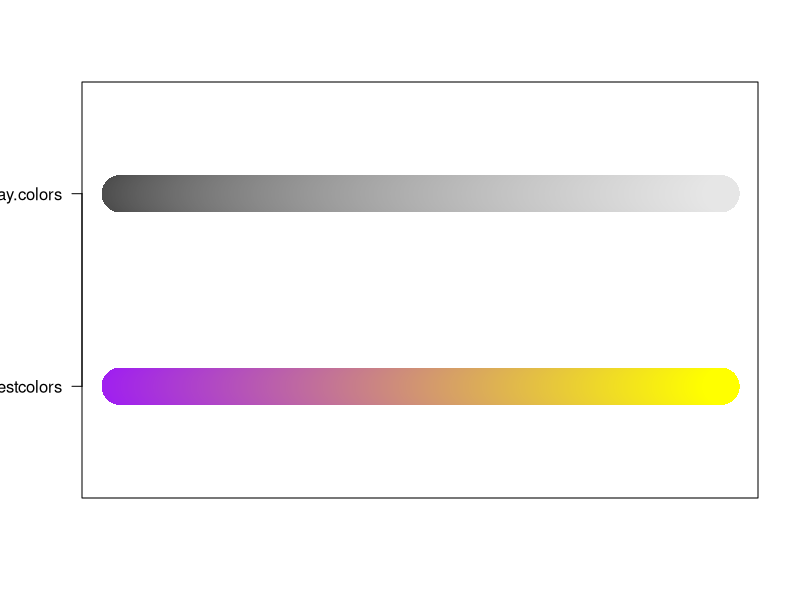

Source code (R): (Note: this script raises an error after producing the figure.)
#The book ----
col2rgb("yellow")
rgb(0,3,12,maxColorValue = 255)
?rgb
pcol <- function(cols){
      n <- length(cols)
      dev.new(width=7,height=7)
      par(mar=rep(1,4))
      plot(1:5,1:5,type="n",xaxt="n",yaxt="n",ann=FALSE)
      for(i in 1:n){
            pt <- locator(1)
            rgbval <- col2rgb(cols[i])
            points(pt,cex=4,pch=19,col=cols[i])
            text(pt$x+1,
                 pt$y,
                 family="mono",
                 label=paste("\"",cols[i],
                             "\"","\nR: ",rgbval[1],"  G: ",
                             rgbval[2],"  B: ",rgbval[3],"\nhex: ",
                             rgb(t(rgbval),maxColorValue=255),sep=""))
      }
}

puryel.colors<-colorRampPalette(colors=c("purple","yellow"))
testcolors<-puryel.colors(500)

dev.new(height=3,whidth=8)
plot(1,1, type="n",xaxt="n",yaxt="n",ann=F,xlim=c(-10,510),ylim=c(0.5,2.5),
     ylab=c("testcolors","gray.colors"))
points(x=rep(1:500,2),y=rep(1:2,each=500),
       col=c(testcolors,gray.colors(500)),
             pch=16,
       cex=5)
axis(2,at=1:2,labels=c("testcolors","gray.colors"),las=1)

normalize<-function(datavec){
      lo<-min(datavec,na.rm=TRUE)
      up<-max(datavec,na.rm=TRUE)
      datanorm<-(datavec-lo)/(up-lo)
      return(datanorm)
}

surv <- na.omit(survey[,c("Wr.Hnd","NW.Hnd","Height")])

#

NW.pal <- colorRampPalette(colors=c("red4","yellow2"))

#

k <- 5
ryc <- NW.pal(k)
ryc

#

NW.breaks <- seq(min(surv$NW.Hnd),max(surv$NW.Hnd),length=k+1)
NW.breaks

#

NW.fac <- cut(surv$NW.Hnd,breaks=NW.breaks,include.lowest=TRUE)
as.numeric(NW.fac)
NW.cols <- ryc[as.numeric(NW.fac)]
NW.cols

#

plot(surv$Wr.Hnd,surv$Height,col=NW.cols,pch=19)

#

normalize <- function(datavec){
      lo <- min(datavec,na.rm=TRUE)
      up <- max(datavec,na.rm=TRUE)
      datanorm <- (datavec-lo)/(up-lo)
      return(datanorm)
}

normalize <- function(datavec){
      lo <- min(datavec,na.rm=TRUE)
      up <- max(datavec,na.rm=TRUE)
      datanorm <- (datavec-lo)/(up-lo)
      return(datanorm)
}

#

surv$NW.Hnd
normalize(surv$NW.Hnd)

#
NW.pal<-colorRampPalette(colors=c("red4","yellow2"))
NW.pal2 <- colorRamp(colors=c("red4","yellow2"))

#

ryc2 <- NW.pal2(normalize(surv$NW.Hnd))

#

NW.cols2 <- rgb(ryc2,maxColorValue=255)
NW.cols2

#

library("shape")
dev.new()
par(mar=c(10,10,10,10),xpd=NA)
plot(surv$Wr.Hnd,surv$Height,col=NW.cols2,pch=19,
     xlab="Writing handspan (cm)",ylab="Height (cm)")
colorlegend(NW.pal(200),zlim=range(surv$NW.Hnd),zval=seq(13,23,by=2),
            posx=c(0.75,0.755),posy=c(0,1),main="Nonwriting handspan",xpd)

keycols<-c("blue","red","yellow")
depth.pal<-colorRampPalette(keycols)
depth.pal2<-colorRamp(keycols)

depth.cols<-rgb(depth.pal2(normalize(quakes$depth)),maxColorValue = 255,
                alpha=0.6*255)
plot(quakes$mag,
     quakes$stations,
     pch=19,
     cex=2,
     col=depth.cols,
     xlab="Magnitude",
     ylab="No. of stations")
colorlegend(adjustcolor(depth.pal(20),
                        alpha.f = 0.6),
      zlim = range(quakes$depth),
      zval = seq(100, 600, 100),
      posx = c(0.3, 0.32),
      posy = c(0.5, 0.9),
      left = TRUE,
      main = "Depth")
#---------------------------------------- Exercises ----
library("car")
?Salaries

#a
colordef<-c("black","red","yellow2")
colpal<-colorRampPalette(colordef)
colpal2<-colorRamp(colordef)

#b
#i
pch.vec<-c(19,17,15)[as.numeric(Salaries$rank)]
#ii
cex.vec<-c(1,1.5)[as.numeric(Salaries$sex)]

#c
norm.ysphd<-normalize(Salaries$yrs.since.phd)
hex.col<-rgb(colpal2(norm.ysphd),maxColorValue = 255)

#d
hex.col.opa<-adjustcolor(hex.col,
                         alpha.f = 0.9)
hex.col.opa[Salaries$sex=="Male"]<-adjustcolor(hex.col.opa[Salaries$sex=="Male"],
                         alpha.f=0.3)

#e
dev.new()
par(mar=c(5,4,4,6),xpd=NA)
plot(Salaries$salary~Salaries$yrs.service,
     col=hex.col.opa,
     pch=pch.vec,
     cex=cex.vec,
     type="p",
     xlab="Years of Service",
     ylab="Salary")

#f
#i
legend(xpd=NA,
       x=-5,
       y=260000,
       legend = levels(Salaries$rank),
       pch=as.numeric(levels(as.factor(pch.vec))),
       ncol=3,
       title="Rank")
#ii
legend(xpd=NA,
       x=40,
       y=260000,
       legend=levels(Salaries$sex),
       pch=19,
       col=c(adjustcolor("red",alpha.f=0.9),
             adjustcolor("red",alpha.f=0.3)),
       pt.cex=as.numeric(levels(as.factor(cex.vec))),
       ncol=2,
       title="Sex")

#g
library("shape")
legendcolors<-rgb(colpal2(normalize(1:50)),maxColorValue = 255)
colorlegend(legendcolors,
            zlim=c(min(Salaries$yrs.service),
                   max(Salaries$yrs.service)),
            zval=seq(10,50,10),
            posx=c(0.95,0.955),
            posy=c(0.2,0.8),
            main="Years since \nPHD",
            xpd=NA)
#---------
#h
tcols<-terrain.colors(25)
rtcols<-tcols[25:1]
ftcols<-c(tcols,rtcols)

#i
vals<-seq(-3,3,length.out = 51)
normvals<-dnorm(vals)

#j
plot(vals,
     normvals,
     type="l",
     bty="l",
     xaxt="n",
     xaxs="i",
     xlab="",
     yaxs="i",
     ylab="",
     main="N(0,1) Density")

#k
for(i in 1:(length(vals)-1)){
      polygon(x=rep(vals[c(i,i+1)],each=2),
              y=c(0,normvals[c(i,i+1)],0),
              col=ftcols[i],
              border=NA)
}      

#l
colorlegend(col=ftcols,
            zlim=c(-3,3),
            zlevels = 6,
            posx = c(0.8,0.815),
            posy=c(0.1,0.9),
            main="SD from mean")
            